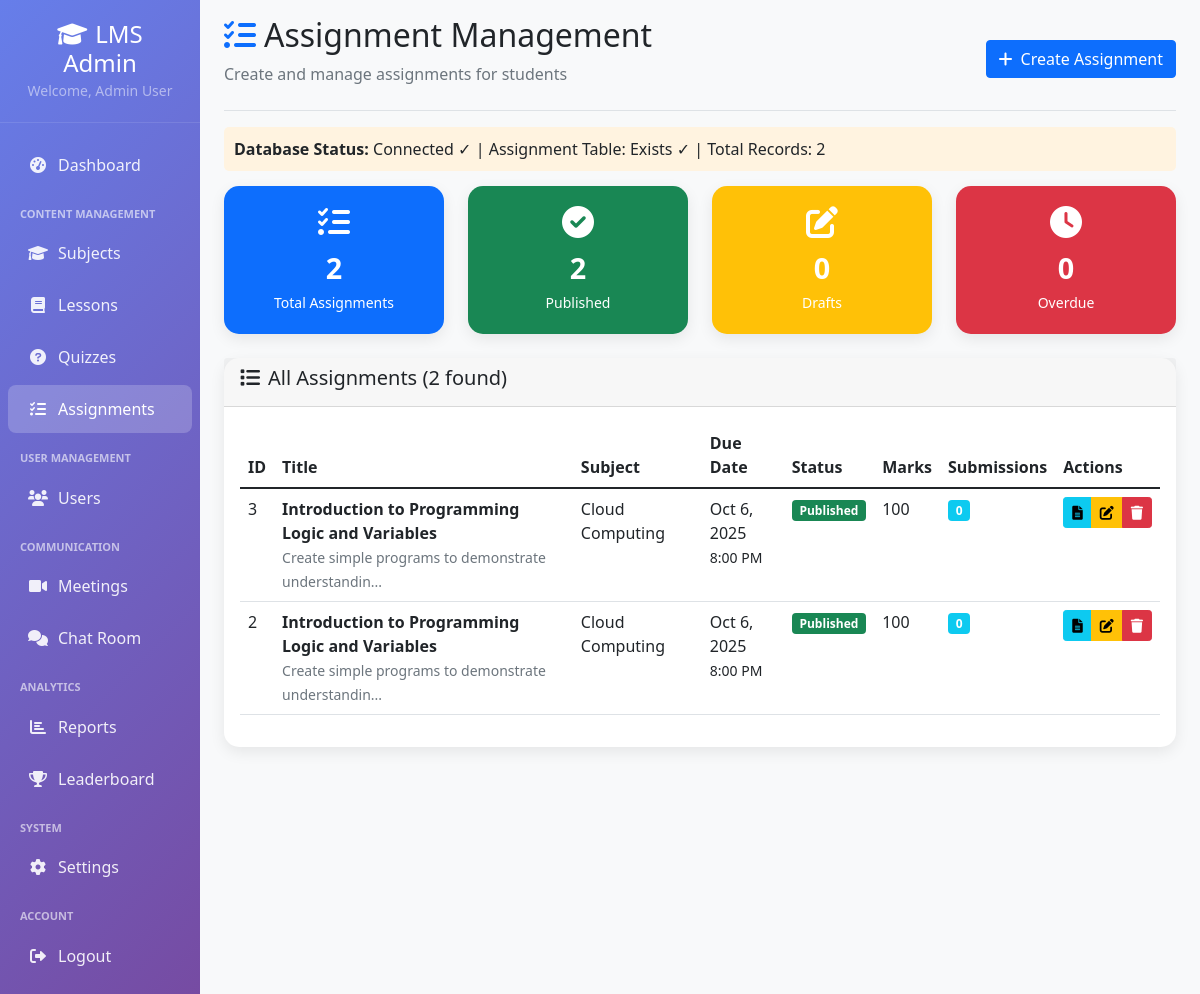
The app's page /admin/assignments.php (signed in) with its own data.
### tables this page shows
CREATE TABLE `assignments` (
  `id` int(11) NOT NULL,
  `title` varchar(255) NOT NULL,
  `description` text NOT NULL,
  `subject_id` int(11) NOT NULL,
  `lesson_id` int(11) DEFAULT NULL,
  `due_date` datetime NOT NULL,
  `max_marks` int(11) DEFAULT 100,
  `instructions` text DEFAULT NULL,
  `attachment_path` varchar(500) DEFAULT NULL,
  `status` enum('draft','published','closed') DEFAULT 'draft',
  `created_by` int(11) NOT NULL,
  `created_at` timestamp NOT NULL DEFAULT current_timestamp(),
  `updated_at` timestamp NOT NULL DEFAULT current_timestamp() ON UPDATE current_timestamp()
);

CREATE TABLE `subjects` (
  `id` int(11) NOT NULL,
  `name` varchar(100) NOT NULL,
  `description` text DEFAULT NULL,
  `created_by` int(11) DEFAULT 1,
  `status` varchar(20) DEFAULT 'active',
  `created_at` timestamp NOT NULL DEFAULT current_timestamp(),
  `updated_at` timestamp NOT NULL DEFAULT current_timestamp() ON UPDATE current_timestamp(),
  `color` varchar(7) DEFAULT '#007bff',
  `icon` varchar(50) DEFAULT 'book'
);

### admin/assignments.php (the view, shortened to what this page needs)
<?php
$conn = new mysqli('localhost', 'root', '', 'learning_platform');
$conn->set_charset("utf8");
$assignments_sql = "SELECT a.*, s.name as subject_name,
    (SELECT COUNT(*) FROM assignment_submissions WHERE assignment_id = a.id) as submission_count
    FROM assignments a
    LEFT JOIN subjects s ON a.subject_id = s.id
    GROUP BY a.id, a.title, a.description, a.subject_id, a.lesson_id, a.due_date, a.max_marks, a.instructions, a.attachment_path, a.status, a.created_by, a.created_at, a.updated_at, s.name
    ORDER BY a.created_at DESC";
$assignments = $conn->query($assignments_sql);
$stats_sql = "SELECT
    COUNT(DISTINCT a.id) as total_assignments,
    COUNT(DISTINCT CASE WHEN a.status = 'published' THEN a.id END) as published_count,
    COUNT(DISTINCT CASE WHEN a.status = 'draft' THEN a.id END) as draft_count,
    COUNT(DISTINCT CASE WHEN a.due_date < NOW() THEN a.id END) as overdue_count
    FROM assignments a";
$stats_result = $conn->query($stats_sql);
$assignment_stats = $stats_result ? $stats_result->fetch_assoc() : [
    'total_assignments' => 0,
    'published_count' => 0,
    'draft_count' => 0,
    'overdue_count' => 0
];
?>
<!DOCTYPE html>
<html lang="en">
<head>
    <link href="https://cdn.jsdelivr.net/npm/bootstrap@5.1.3/dist/css/bootstrap.min.css" rel="stylesheet">
    <link href="https://cdnjs.cloudflare.com/ajax/libs/font-awesome/6.0.0/css/all.min.css" rel="stylesheet">
</head>
<body>
    <div class="container-fluid">
        <div class="row">
            <nav class="col-md-2 d-md-block sidebar p-0">
                <div class="position-sticky pt-0">
                    <div class="sidebar-brand">
                        <h4><i class="fas fa-graduation-cap me-2"></i>LMS Admin</h4>
                        <small class="text-white-50">Welcome, <?php echo htmlspecialchars($_SESSION['name']); ?></small>
                    </div>
                    <ul class="nav flex-column py-3">
                        <li class="nav-item">
                            <a class="nav-link" href="dashboard.php">
                                <i class="fas fa-tachometer-alt"></i>Dashboard
                            </a>
                        </li>
                        <div class="nav-section">Content Management</div>
                        <li class="nav-item">
                            <a class="nav-link" href="subjects.php">
                                <i class="fas fa-graduation-cap"></i>Subjects
                            </a>
                        </li>
                        <li class="nav-item">
                            <a class="nav-link" href="lessons.php">
                                <i class="fas fa-book"></i>Lessons
                            </a>
                        </li>
                        <li class="nav-item">
                            <a class="nav-link" href="quizzes.php">
                                <i class="fas fa-question-circle"></i>Quizzes
                            </a>
                        </li>
                        <li class="nav-item">
                            <a class="nav-link active" href="assignments.php">
                                <i class="fas fa-tasks"></i>Assignments
                            </a>
                        </li>
                        <div class="nav-section">User Management</div>
                        <li class="nav-item">
                            <a class="nav-link" href="users.php">
                                <i class="fas fa-users"></i>Users
                            </a>
                        </li>
                        <div class="nav-section">Communication</div>
                        <li class="nav-item">
                            <a class="nav-link" href="meetings.php">
                                <i class="fas fa-video"></i>Meetings
                            </a>
                        </li>
                        <li class="nav-item">
                            <a class="nav-link" href="chatroom.php">
                                <i class="fas fa-comments"></i>Chat Room
                            </a>
                        </li>
                        <div class="nav-section">Analytics</div>
                        <li class="nav-item">
                            <a class="nav-link" href="reports.php">
                                <i class="fas fa-chart-bar"></i>Reports
                            </a>
                        </li>
                        <li class="nav-item">
                            <a class="nav-link" href="leaderboard.php">
                                <i class="fas fa-trophy"></i>Leaderboard
                            </a>
                        </li>
                        <div class="nav-section">System</div>
                        <li class="nav-item">
                            <a class="nav-link" href="settings.php">
                                <i class="fas fa-cog"></i>Settings
                            </a>
                        </li>
                        <div class="nav-section">Account</div>
                        <li class="nav-item">
                            <a class="nav-link" href="../logout.php" onclick="return confirm('Are you sure you want to logout?')">
                                <i class="fas fa-sign-out-alt"></i>Logout
                            </a>
                        </li>
                    </ul>
                </div>
            </nav>
            <main class="col-md-10 ms-sm-auto px-md-4">
                <div class="d-flex justify-content-between flex-wrap flex-md-nowrap align-items-center pt-3 pb-2 mb-3 border-bottom">
                    <div>
                        <h1 class="h2"><i class="fas fa-tasks me-2 text-primary"></i>Assignment Management</h1>
                        <p class="text-muted">Create and manage assignments for students</p>
                    </div>
                    <div class="btn-toolbar">
                        <button class="btn btn-primary" data-bs-toggle="modal" data-bs-target="#createAssignmentModal">
                            <i class="fas fa-plus me-2"></i>Create Assignment
                        </button>
                    </div>
                </div>
                <div class="database-status">
                    <strong>Database Status:</strong>
                    Connected ✓ |
                    Assignment Table: <?php echo $conn->query("SHOW TABLES LIKE 'assignments'")->num_rows > 0 ? 'Exists ✓' : 'Missing ✗'; ?> |
                    Total Records: <?php echo $assignment_stats['total_assignments']; ?>
                </div>
                <div class="row mb-4">
                    <div class="col-md-3">
                        <div class="card text-white bg-primary">
                            <div class="card-body stat-card">
                                <i class="fas fa-tasks fa-2x mb-2"></i>
                                <div class="stat-number"><?php echo $assignment_stats['total_assignments']; ?></div>
                                <small>Total Assignments</small>
                            </div>
                        </div>
                    </div>
                    <div class="col-md-3">
                        <div class="card text-white bg-success">
                            <div class="card-body stat-card">
                                <i class="fas fa-check-circle fa-2x mb-2"></i>
                                <div class="stat-number"><?php echo $assignment_stats['published_count']; ?></div>
                                <small>Published</small>
                            </div>
                        </div>
                    </div>
                    <div class="col-md-3">
                        <div class="card text-white bg-warning">
                            <div class="card-body stat-card">
                                <i class="fas fa-edit fa-2x mb-2"></i>
                                <div class="stat-number"><?php echo $assignment_stats['draft_count']; ?></div>
                                <small>Drafts</small>
                            </div>
                        </div>
                    </div>
                    <div class="col-md-3">
                        <div class="card text-white bg-danger">
                            <div class="card-body stat-card">
                                <i class="fas fa-clock fa-2x mb-2"></i>
                                <div class="stat-number"><?php echo $assignment_stats['overdue_count']; ?></div>
                                <small>Overdue</small>
                            </div>
                        </div>
                    </div>
                </div>
                <div class="card">
                    <div class="card-header">
                        <h5><i class="fas fa-list me-2"></i>All Assignments
                            (<?php echo $assignments ? $assignments->num_rows : 0; ?> found)
                        </h5>
                    </div>
                    <div class="card-body">
                        <?php if ($assignments && $assignments->num_rows > 0): ?>
                        <div class="table-responsive">
                            <table class="table table-hover">
                                <thead>
                                    <tr>
                                        <th>ID</th>
                                        <th>Title</th>
                                        <th>Subject</th>
                                        <th>Due Date</th>
                                        <th>Status</th>
                                        <th>Marks</th>
                                        <th>Submissions</th>
                                        <th>Actions</th>
                                    </tr>
                                </thead>
                                <tbody>
                                    <?php while ($assignment = $assignments->fetch_assoc()): ?>
                                    <tr>
                                        <td><?php echo $assignment['id']; ?></td>
                                        <td>
                                            <strong><?php echo htmlspecialchars($assignment['title']); ?></strong>
                                            <br><small class="text-muted"><?php echo substr(htmlspecialchars($assignment['description']), 0, 50); ?>...</small>
                                        </td>
                                        <td><?php echo htmlspecialchars($assignment['subject_name'] ?? 'No Subject'); ?></td>
                                        <td>
                                            <?php echo date('M j, Y', strtotime($assignment['due_date'])); ?>
                                            <br><small><?php echo date('g:i A', strtotime($assignment['due_date'])); ?></small>
                                        </td>
                                        <td>
                                            <span class="badge bg-<?php
                                                echo $assignment['status'] == 'published' ? 'success' :
                                                    ($assignment['status'] == 'draft' ? 'warning' : 'secondary');
                                            ?>">
                                                <?php echo ucfirst($assignment['status']); ?>
                                            </span>
                                        </td>
                                        <td><?php echo $assignment['max_marks']; ?></td>
                                        <td>
                                            <span class="badge bg-info"><?php echo $assignment['submission_count']; ?></span>
                                        </td>
                                        <td>
                                            <div class="btn-group" role="group">
                                                <button class="btn btn-info btn-sm" onclick="viewSubmissions(<?php echo $assignment['id']; ?>)" title="View Submissions">
                                                    <i class="fas fa-file-alt"></i>
                                                </button>
                                                <button class="btn btn-warning btn-sm" onclick="editAssignment(<?php echo $assignment['id']; ?>)" title="Edit Assignment">
                                                    <i class="fas fa-edit"></i>
                                                </button>
                                                <button class="btn btn-danger btn-sm" onclick="confirmDelete(<?php echo $assignment['id']; ?>, '<?php echo htmlspecialchars($assignment['title']); ?>')" title="Delete Assignment">
                                                    <i class="fas fa-trash"></i>
                                                </button>
                                            </div>
                                        </td>
                                    </tr>
                                    <?php endwhile; ?>
                                </tbody>
                            </table>
                        </div>
                        <?php endif; ?>
                    </div>
                </div>
            </main>
        </div>
    </div>
</body>
</html>

### admin/assignments.php (style rules this page uses)
body { background-color: #f8f9fa; font-family: 'Segoe UI', Tahoma, Geneva, Verdana, sans-serif; }
.sidebar { min-height: 100vh; background: linear-gradient(135deg, #667eea 0%, #764ba2 100%); }
.sidebar .nav-link { color: rgba(255, 255, 255, 0.9); padding: 12px 20px; margin: 2px 8px; border-radius: 8px; transition: all 0.3s ease; }
.sidebar .nav-link:hover, .sidebar .nav-link.active { background: rgba(255, 255, 255, 0.2); color: white; }
.sidebar .nav-link i { width: 20px; text-align: center; margin-right: 10px; }
.card { border: none; border-radius: 15px; box-shadow: 0 5px 15px rgba(0, 0, 0, 0.08); }
.sidebar-brand { padding: 20px; text-align: center; border-bottom: 1px solid rgba(255, 255, 255, 0.1); }
.sidebar-brand h4 { color: white; margin: 0; }
.stat-card { text-align: center; padding: 20px; }
.stat-number { font-size: 1.8rem; font-weight: bold; }
.database-status { background: #fff3e0; padding: 10px; border-radius: 5px; margin-bottom: 15px; }
.nav-section { color: rgba(255, 255, 255, 0.6); font-size: 11px; font-weight: 600; text-transform: uppercase; padding: 15px 20px 5px; margin-bottom: 0; }

### records on screen
assignments: id "3", title "Introduction to Programming Logic and Variables", description "Create simple programs to demonstrate understandin", subject.name "Cloud Computing", due_date "Oct 6, 2025", due_date "8:00 PM", status "Published", max_marks "100", submission_count "0"
assignments: id "2", title "Introduction to Programming Logic and Variables", description "Create simple programs to demonstrate understandin", subject.name "Cloud Computing", due_date "Oct 6, 2025", due_date "8:00 PM", status "Published", max_marks "100", submission_count "0"

### other values on screen
$_SESSION['name'] "Admin User"
$assignment_stats['total_assignments'] "2"
$assignment_stats['published_count'] "2"
$assignment_stats['draft_count'] "0"
$assignment_stats['overdue_count'] "0"
$assignments->num_rows "2"
